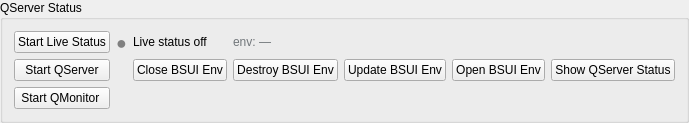
         <widget class="QGroupBox" name="gb_qserver_connection">
          <property name="sizePolicy">
           <sizepolicy hsizetype="Preferred" vsizetype="Fixed">
            <horstretch>0</horstretch>
            <verstretch>0</verstretch>
           </sizepolicy>
          </property>
          <property name="title">
           <string>QServer Status</string>
          </property>
          <layout class="QGridLayout" name="gridLayout_59">
           <item row="1" column="3">
            <widget class="QPushButton" name="pb_close_bsui_env">
             <property name="sizePolicy">
              <sizepolicy hsizetype="Preferred" vsizetype="Fixed">
               <horstretch>0</horstretch>
               <verstretch>0</verstretch>
              </sizepolicy>
             </property>
             <property name="text">
              <string>Close BSUI Env</string>
             </property>
            </widget>
           </item>
           <item row="1" column="5">
            <widget class="QPushButton" name="pb_update_bsui_env">
             <property name="sizePolicy">
              <sizepolicy hsizetype="Preferred" vsizetype="Fixed">
               <horstretch>0</horstretch>
               <verstretch>0</verstretch>
              </sizepolicy>
             </property>
             <property name="text">
              <string>Update BSUI Env</string>
             </property>
            </widget>
           </item>
           <item row="1" column="1">
            <widget class="QPushButton" name="pb_start_qserver">
             <property name="sizePolicy">
              <sizepolicy hsizetype="Preferred" vsizetype="Fixed">
               <horstretch>0</horstretch>
               <verstretch>0</verstretch>
              </sizepolicy>
             </property>
             <property name="text">
              <string>Start QServer</string>
             </property>
            </widget>
           </item>
           <item row="1" column="7">
            <widget class="QPushButton" name="pb_show_qserver_status">
             <property name="sizePolicy">
              <sizepolicy hsizetype="Preferred" vsizetype="Fixed">
               <horstretch>0</horstretch>
               <verstretch>0</verstretch>
              </sizepolicy>
             </property>
             <property name="text">
              <string>Show QServer Status</string>
             </property>
            </widget>
           </item>
           <item row="0" column="1">
            <widget class="QPushButton" name="pb_qserver_heartbeat">
             <property name="text">
              <string>Start Live Status</string>
             </property>
             <property name="checkable">
              <bool>true</bool>
             </property>
            </widget>
           </item>
           <item row="0" column="2">
            <widget class="QLabel" name="label_qserver_light">
             <property name="styleSheet">
              <string notr="true">color: gray; font-size: 18px;</string>
             </property>
             <property name="text">
              <string>●</string>
             </property>
            </widget>
           </item>
           <item row="0" column="3">
            <widget class="QLabel" name="label_qserver_state">
             <property name="text">
              <string>Live status off</string>
             </property>
            </widget>
           </item>
           <item row="0" column="4">
            <widget class="QLabel" name="label_qserver_env">
             <property name="styleSheet">
              <string notr="true">color: #71767a;</string>
             </property>
             <property name="text">
              <string>env: —</string>
             </property>
            </widget>
           </item>
           <item row="1" column="4">
            <widget class="QPushButton" name="pb_destroy_bsui_env">
             <property name="sizePolicy">
              <sizepolicy hsizetype="Preferred" vsizetype="Fixed">
               <horstretch>0</horstretch>
               <verstretch>0</verstretch>
              </sizepolicy>
             </property>
             <property name="text">
              <string>Destroy BSUI Env</string>
             </property>
            </widget>
           </item>
           <item row="1" column="6">
            <widget class="QPushButton" name="pb_open_bsui_env">
             <property name="sizePolicy">
              <sizepolicy hsizetype="Preferred" vsizetype="Fixed">
               <horstretch>0</horstretch>
               <verstretch>0</verstretch>
              </sizepolicy>
             </property>
             <property name="text">
              <string>Open BSUI Env</string>
             </property>
            </widget>
           </item>
           <item row="2" column="1">
            <widget class="QPushButton" name="pb_start_qmonitor">
             <property name="text">
              <string>Start QMonitor </string>
             </property>
            </widget>
           </item>
          </layout>
         </widget>
